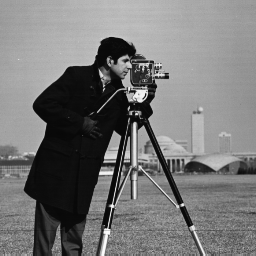
%> input picture matlab/Images/cameraman.tif, 256 x 256 px
$ octave DiscreteCosineTransform.m   (GNU Octave 9; MATLAB toolbox functions it lacks are replaced by stand-ins)
%> lines starting %> are read from the running program, lines starting %| are printed output that depends on the picture
%DISCRETE COSINE TRANSFORM
a=imread('D:/Quick access/Downloads/cameraman.tif');
%> a is the input picture: size 256x256 uint8; min 7, max 253, mean 118.7
N=length(a);
%> N = 256
F=dct2(double(a));
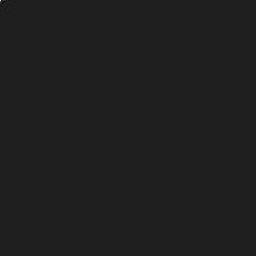
%> F: size 256x256 double; min -4225.8, max 30393.5, mean 0.6; drawn with min black and max white
% Shifting the Fourier spectrum to the center of the frequency square.
for i=1:N/2;
for j=1:N/2
G(i+N/2,j+N/2)=F(i,j);
end;
end
for i=N/2+1:N;
for j=1:N/2
G(i-N/2,j+N/2)=F(i,j);
end;
end
for i=1:N/2;
for j=N/2+1:N
G(i+N/2,j-N/2)=F(i,j);
end;
end
for i=N/2+1:N;
for j=N/2+1:N;
G(i-N/2,j-N/2)=F(i,j);
end;
end;
% Computing and scaling the logarithmic Cosine spectrum.
H=log(1+abs(G));
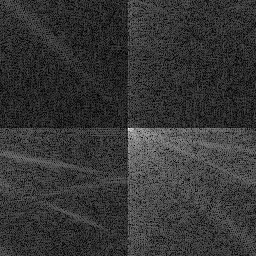
%> H: size 256x256 double; min 5.87e-05, max 10.32, mean 2.19; drawn with min black and max white
for i=1:N
H(i,:)=H(i,:)*255/abs(max(H(i,:)));
end
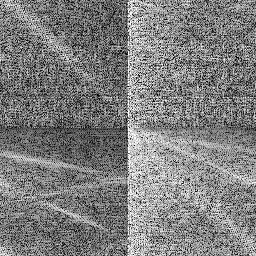
%> H: size 256x256 double; min 0.00498, max 255, mean 127; drawn with min black and max white
% Changing the color map to gray scale (8 bits).
colormap(gray(255));
% Showing the main image and its Cosine spectrum.
subplot(2,2,1),image(a),title('Main image');
subplot(2,2,2),image(abs(G)),title('Cosine spectrum');
subplot(2,2,3),image(H),title('Logarithmic scaled Cosine spectrum');
%> after `title('Logarithmic scaled Cosine spectrum')`:
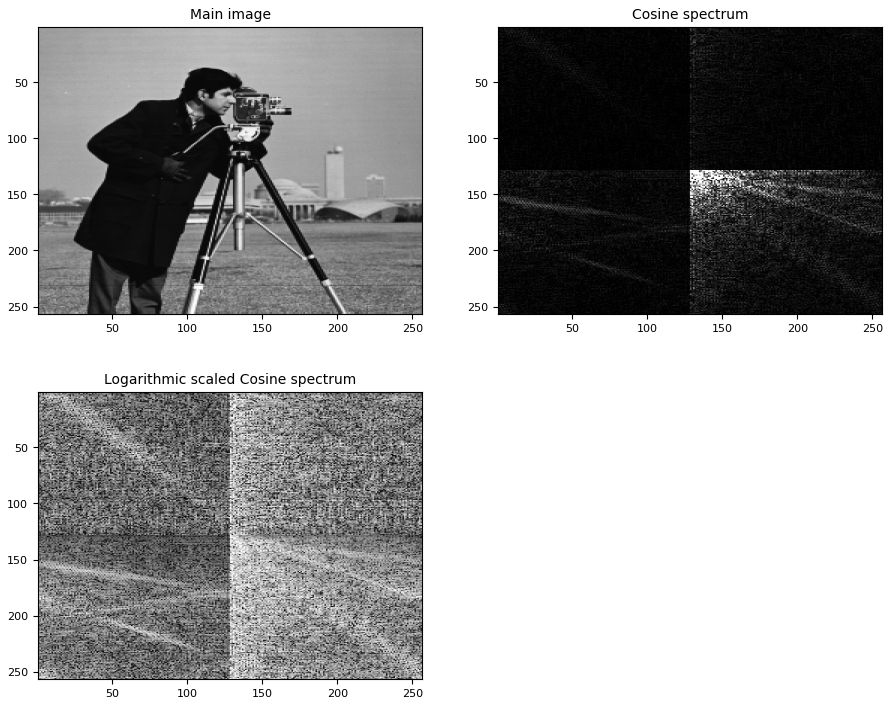
%> figure redrawn from the program's plot data, 3 panels
